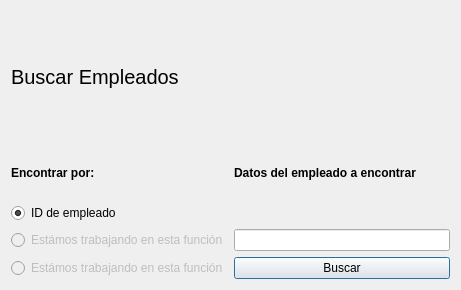
<?xml version="1.0" encoding="UTF-8"?>
<ui version="4.0">
 <class>graf_form</class>
 <widget class="QDialog" name="graf_form">
  <property name="geometry">
   <rect>
    <x>0</x>
    <y>0</y>
    <width>461</width>
    <height>290</height>
   </rect>
  </property>
  <property name="windowTitle">
   <string>Dialog</string>
  </property>
  <layout class="QGridLayout" name="gridLayout">
   <item row="1" column="0" colspan="2">
    <layout class="QGridLayout" name="gridLayout_2">
     <item row="3" column="0">
      <widget class="QRadioButton" name="hGrafBtn">
       <property name="enabled">
        <bool>false</bool>
       </property>
       <property name="font">
        <font>
         <stylestrategy>PreferAntialias</stylestrategy>
         <fontweight>Light</fontweight>
        </font>
       </property>
       <property name="text">
        <string>Estámos trabajando en esta función</string>
       </property>
       <property name="checkable">
        <bool>false</bool>
       </property>
      </widget>
     </item>
     <item row="1" column="0">
      <widget class="QRadioButton" name="ID_bsc_btn">
       <property name="text">
        <string>ID de empleado</string>
       </property>
       <property name="checked">
        <bool>true</bool>
       </property>
      </widget>
     </item>
     <item row="0" column="0">
      <widget class="QLabel" name="label_2">
       <property name="font">
        <font>
         <bold>true</bold>
        </font>
       </property>
       <property name="text">
        <string>Encontrar por:</string>
       </property>
      </widget>
     </item>
     <item row="5" column="0">
      <widget class="QRadioButton" name="bGrafBtn">
       <property name="enabled">
        <bool>false</bool>
       </property>
       <property name="font">
        <font>
         <stylestrategy>PreferAntialias</stylestrategy>
         <fontweight>Light</fontweight>
        </font>
       </property>
       <property name="text">
        <string>Estámos trabajando en esta función</string>
       </property>
      </widget>
     </item>
     <item row="5" column="1">
      <widget class="QPushButton" name="Btn_Ok">
       <property name="text">
        <string>Buscar</string>
       </property>
      </widget>
     </item>
     <item row="0" column="1">
      <widget class="QLabel" name="label_3">
       <property name="font">
        <font>
         <bold>true</bold>
        </font>
       </property>
       <property name="text">
        <string>Datos del empleado a encontrar</string>
       </property>
      </widget>
     </item>
     <item row="3" column="1">
      <widget class="QLineEdit" name="line_id">
       <property name="cursor">
        <cursorShape>IBeamCursor</cursorShape>
       </property>
       <property name="text">
        <string/>
       </property>
       <property name="placeholderText">
        <string notr="true" comment="Ingrese el ID, por ejemplo RM000" extracomment="000"/>
       </property>
      </widget>
     </item>
    </layout>
   </item>
   <item row="0" column="0" colspan="2">
    <widget class="QLabel" name="label">
     <property name="sizePolicy">
      <sizepolicy hsizetype="Minimum" vsizetype="Minimum">
       <horstretch>0</horstretch>
       <verstretch>0</verstretch>
      </sizepolicy>
     </property>
     <property name="font">
      <font>
       <pointsize>15</pointsize>
      </font>
     </property>
     <property name="text">
      <string>Buscar Empleados</string>
     </property>
    </widget>
   </item>
  </layout>
 </widget>
 <resources/>
 <connections/>
</ui>
